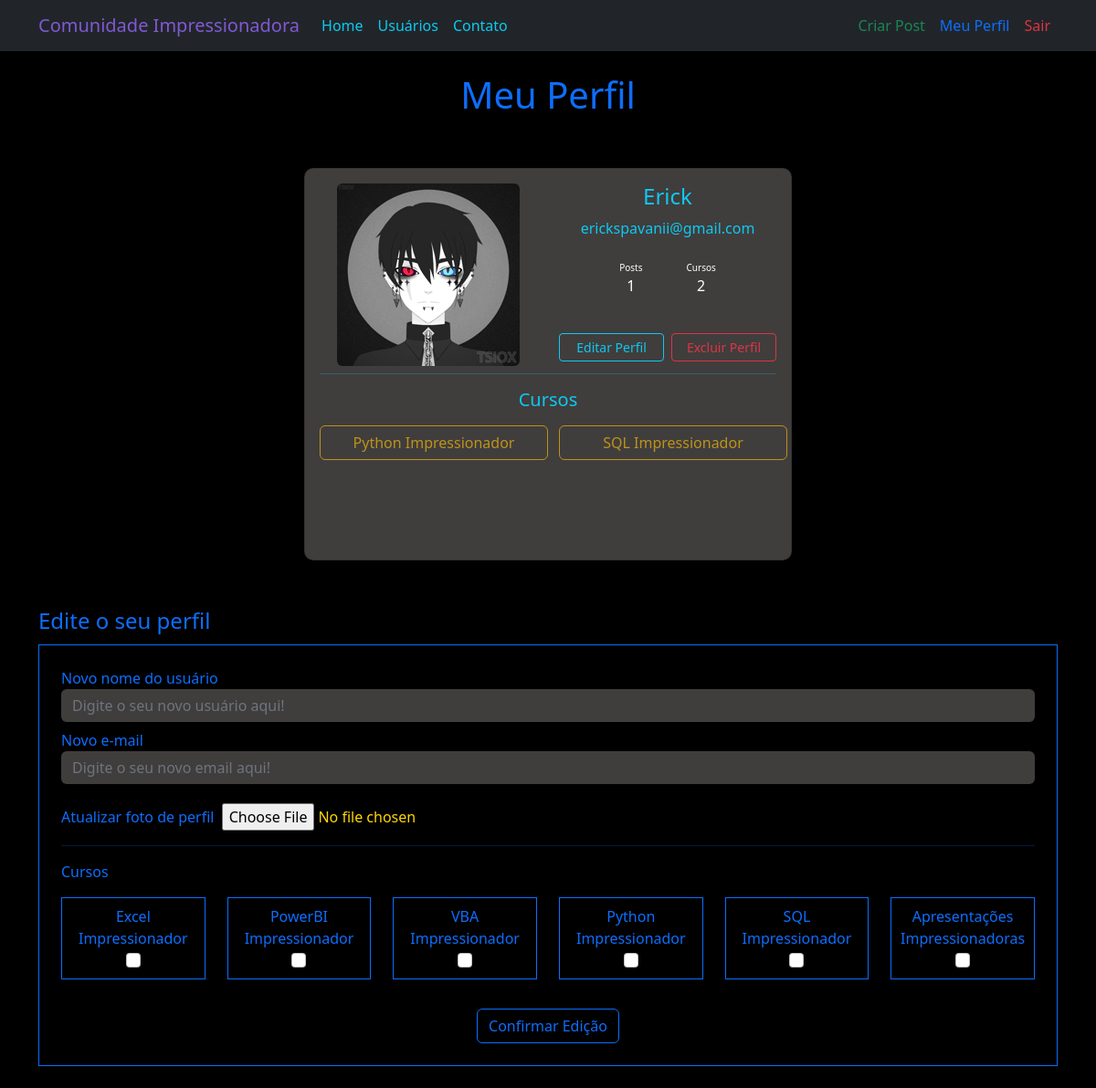
The page /perfil/editar (signed in) on the database its author committed.
### comunidadeimpressionadora/models.py (models this page shows)
class Usuario(database.Model, UserMixin):
    id = database.Column(database.Integer, primary_key = True)
    username = database.Column(database.String, nullable = False)
    email = database.Column(database.String, nullable = False, unique = True)
    senha = database.Column(database.String, nullable = False)
    foto_perfil = database.Column(database.String, nullable = False, default = 'default.jpg')
    posts = database.relationship('Post', backref = 'autor', lazy = True)
    cursos = database.Column(database.String, nullable = False, default = 'Não informado')

### comunidadeimpressionadora/routes.py (the view, shortened to what this page needs)
@app.route('/perfil/editar', methods = ['GET', 'POST'])
@login_required
def editar_perfil():
    form = FormEditarPerfil()
    foto_perfil = url_for('static', filename = f'fotos_perfil/{current_user.foto_perfil}')
    return render_template('editar_perfil.html', foto_perfil = foto_perfil, form = form)

### comunidadeimpressionadora/forms.py (shortened to what this page needs)
class FormEditarPerfil(FlaskForm):
    username = StringField('Novo nome do usuário', validators = [DataRequired(message = "Digite um nome de usuário!")])
    email = StringField('Novo e-mail', validators = [DataRequired(message = "Digite um email!"), Email(message = "Digite um email válido!")])
    foto_perfil = FileField('Atualizar foto de perfil', validators = [FileAllowed(['jpg', 'png'], message = "Somente arquivos no formato '.jpg' e '.png' são aceitos!")])
    curso_excel = BooleanField('Excel Impressionador')
    curso_powerbi = BooleanField('PowerBI Impressionador')
    curso_vba = BooleanField('VBA Impressionador')
    curso_python = BooleanField('Python Impressionador')
    curso_sql = BooleanField('SQL Impressionador')
    curso_ppt = BooleanField('Apresentações Impressionadoras')
    botao_editar_perfil = SubmitField('Confirmar Edição')

### comunidadeimpressionadora/models.py (called while the page is built)
@login_manager.user_loader
def load_usuario(id_usuario):
    return Usuario.query.get(int(id_usuario))

### comunidadeimpressionadora/templates/editar_perfil.html (shortened to what this page needs)
{% extends 'perfil.html' %}
{% block form_editar_perfil %}
<div class="row">
    <div class="col">
        <legend> Edite o seu perfil </legend>
        <form method="POST" action="" class="border border-primary p-4 mt-2 mb-4" enctype="multipart/form-data">
            <fieldset>
                <div class="form-group">
                    {{ form.username.label(class="form-control-label") }}
                    {% if form.username.errors %}
                    {{ form.username(class="form-control is-invalid",
                    style="background: #403d3d; border: #403d3d; color: white;") }}
                    <div class="invalid-feedback">
                        {% for erro in form.username.errors %}
                        {{ erro }}
                        {% endfor %}
                    </div>
                    {% else %}
                    {{ form.username(class="form-control", placeholder="Digite o seu novo usuário aqui!",
                    style="background: #403d3d; border: #403d3d; color: white;") }}
                    {% endif %}
                </div>
                <div class="form-group">
                    {{ form.email.label(class="form-control-label mt-2") }}
                    {% if form.email.errors %}
                    {{ form.email(class="form-control is-invalid",
                    style="background: #403d3d; border: #403d3d; color: white;") }}
                    <div class="invalid-feedback">
                        {% for erro in form.email.errors %}
                        {{ erro }}
                        {% endfor %}
                    </div>
                    {% else %}
                    {{ form.email(class="form-control", placeholder="Digite o seu novo email aqui!",
                    style="background: #403d3d; border: #403d3d; color: white;") }}
                    {% endif %}
                </div>
                <div class="form-group">
                    {{ form.foto_perfil.label(class="form-control-label mt-4") }}
                    {{ form.foto_perfil(class = "form-control-file ms-1 mt-2 epfile", style = "color: gold;")
                    }}
                </div>
                <hr>
                <p>
                    Cursos
                </p>
                <ul class="d-flex list-unstyled">
                    <div class="row">
                        {% for campo in form %}
                        {% if 'curso_' in campo.name %}
                        <div class="col-lg-2">
                            <center>
                                <li>
                                    <div class="form-group border border-primary p-2 epforms">
                                        {{ campo.label(class="form-check-label") }}
                                        {{ campo(class="form-check-input") }}
                                    </div>
                                </li>
                            </center>
                        </div>
                        {% endif %}
                        {% endfor %}
                    </div>
                </ul>
            </fieldset>
            <div>
                <center>
                    {{ form.botao_editar_perfil(class="btn btn-outline-primary mt-3") }}
                </center>
            </div>
        </form>
    </div>
</div>
{% endblock %}

### comunidadeimpressionadora/templates/perfil.html (shortened to what this page needs)
{% extends 'base.html' %}
{% block body %}
<div class="container mb-5" style="text-align: center;">
    <h1>Meu Perfil</h1>
    <div class="row justify-content-center">
        <div class="col-lg-6 col-8 mt-5">
            <div class="card p-3 cardprofiles">
                <div class="row">
                    <div class="col-md-6 col-12">
                        <div class="image">
                            <img src="{{ foto_perfil }}" class="rounded img-fluid">
                        </div>
                    </div>
                    <div class="col-md-6 col-12 mt-3 mt-md-0">
                        <h4 class="text-info">
                            {{ current_user.username }}
                        </h4>
                        <span class="me-0 text-info">
                            {{ current_user.email }}
                        </span>
                        <div class="p-2 mt-3 d-flex justify-content-center text-white">
                            <div class="d-flex flex-column me-5">
                                <span class="points">
                                    Posts
                                </span>
                                <span class="number">
                                    {{ current_user.posts | length }}
                                </span>
                            </div>
                            <div class="d-flex flex-column">
                                <span class="points">
                                    Cursos
                                </span>
                                <span class="number">
                                    {% if current_user.cursos.count(';') > 0 %}
                                    {{ current_user.cursos.count(';') + 1 }}
                                    {% else %}
                                    0
                                    {% endif %}
                                </span>
                            </div>
                        </div>
                        <div class="button mt-2 d-flex flex-row align-items-center">
                            <a class="btn btn-sm btn-outline-info w-100 mt-4 me-2 botoesperfil"
                                href=" {{ url_for('editar_perfil') }} ">
                                Editar Perfil
                            </a>
                            <a class="btn btn-sm btn-outline-danger w-100 mt-4 botoesperfil" href="#"
                                data-bs-toggle="modal" data-bs-target="#ModalExcluirUser">
                                Excluir Perfil
                            </a>
                        </div>
                    </div>
                </div>
                <hr class="text-info mt-2">
                <div class="row">
                    <div class="col-12">
                        <center>
                            <h5 class="text-info">
                                Cursos
                            </h5>
                        </center>
                    </div>
                </div>
                <div class="row justify-content-center align-self-center">
                    {% if current_user.cursos.count(';') == 0 %}
                    <div class="col-12">
                        <button type="button" class="btn btn-outline-warning mt-2 cursos" disabled>
                            {{ current_user.cursos }}
                        </button>
                    </div>
                    {% else %}
                    {% for curso in current_user.cursos.split(';') %}
                    <div class="col-md-6 col-12">
                        <button type="button" class="btn btn-outline-warning mt-2 cursos" disabled>
                            {{ curso }}
                        </button>
                    </div>
                    {% endfor %}
                    {% endif %}
                </div>
            </div>
        </div>
    </div>
</div>
{% block form_editar_perfil %}
{% endblock %}
{% endblock %}

### comunidadeimpressionadora/static/main.css (style rules this page uses)
.cardprofiles { border-radius: 10px; background-color: #403d3d; height: 100%; min-height: 430px; }
.points { font-size:10px; }
.number { font-weight:500; }
@media screen and (min-width: 1200px) and (max-width: 1399px) { .cursos { width: 250px; height: 38px; } }

### rows shown on the page
Usuario: username "Erick", email "erickspavanii@gmail.com", cursos "2"

### other values the page prints
{{ current_user.posts | length }} "1"
{{ curso }} "Python Impressionador" "SQL Impressionador"
{{ campo.label(class="form-check-label") }} "Excel Impressionador" "PowerBI Impressionador" "VBA Impressionador" "Python Impressionador" "SQL Impressionador" "Apresentações Impressionadoras"
